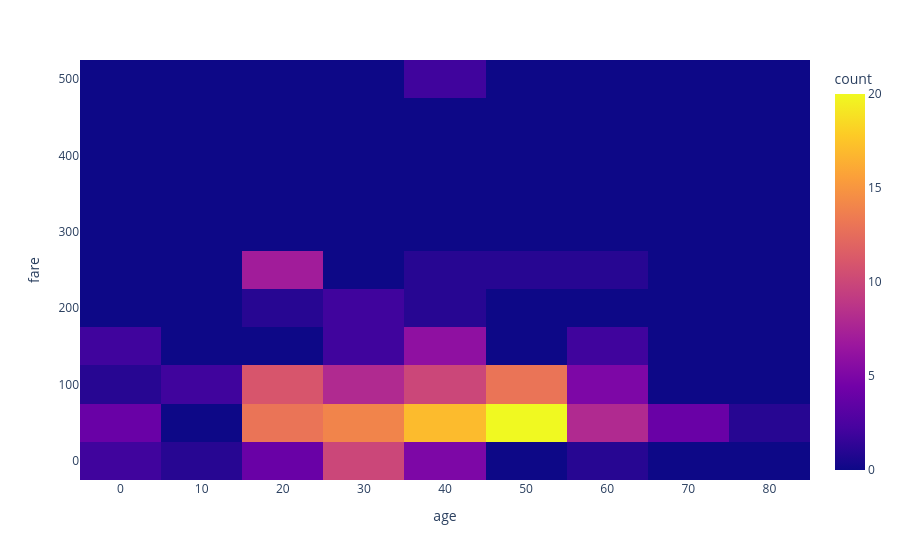

Notebook source saved alongside this figure:
### Code cell
import seaborn as sns
df = sns.load_dataset('titanic')
# in sea born for grouping we use hue but in plotly we use color
df.dropna(inplace=True)
px.density_heatmap(df , x='age' , y='fare'  )

### Figure 1 — Plotly figure (JSON) as saved in the notebook; plotly's stock layout.template omitted (floating-point values rounded to 4 significant figures; data arrays with more than 128 entries replaced by an {"elided": "..."} marker saying what was removed)
{"data": [{"coloraxis": "coloraxis", "hovertemplate": "age=%{x}<br>fare=%{y}<br>count=%{z}<extra></extra>", "name": "", "type": "histogram2d", "x": {"elided": "182 float values"}, "xaxis": "x", "xbingroup": "x", "y": {"elided": "182 float values"}, "yaxis": "y", "ybingroup": "y"}], "layout": {"coloraxis": {"colorbar": {"title": {"text": "count"}}, "colorscale": [[0, "#0d0887"], [0.1111, "#46039f"], [0.2222, "#7201a8"], [0.3333, "#9c179e"], [0.4444, "#bd3786"], [0.5556, "#d8576b"], [0.6667, "#ed7953"], [0.7778, "#fb9f3a"], [0.8889, "#fdca26"], [1, "#f0f921"]]}, "legend": {"tracegroupgap": 0}, "margin": {"t": 60}, "xaxis": {"anchor": "y", "domain": [0, 1], "title": {"text": "age"}}, "yaxis": {"anchor": "x", "domain": [0, 1], "title": {"text": "fare"}}}}
